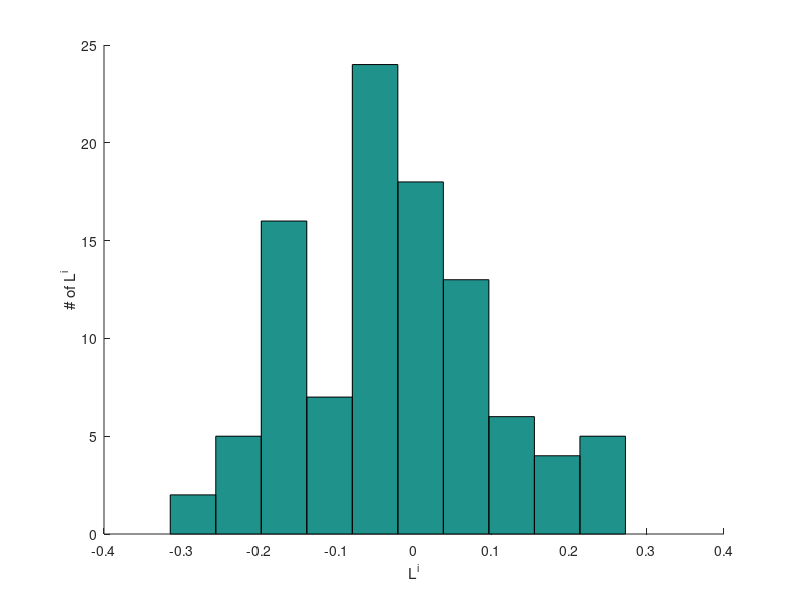

The MATLAB source for this figure:
%% Generate RF
clear; clc; clf;
resol=1;                                                % Decide the resolution of the RF
rsize=25.0;                                             % Decide the size of the RF
rspace=-rsize:resol:rsize;                              % Make a RF array with the set resolution
[xx, yy]=meshgrid(rspace,rspace);                       % Make a RF space with the set resolution

RFs=exp(-(xx.^2+yy.^2)/64).*cos(pi.*xx/12-pi/2);
RF_positive=RFs.*(RFs>0);                               % Extract RF regions with positive value
Total=sum(sum(RF_positive));                            % Add their values

Ncoef=1/Total;                                          % Select the coefficient to make the total sum 1
RFs=Ncoef*exp(-(xx.^2+yy.^2)/64).*cos(pi.*xx/12-pi/2);

%% Create Random checkerboard & Obtain Linear Response
N=100;                                                  % Select number of stimulus
L=zeros(1,N);
figure(1); hold on;
for i=1:N
    S=rand(length(rspace),length(rspace));
    S=round(S)*2-1;
    L(i)=sum(sum(S.*RFs));
end
hist(L); xlabel('L^i'); ylabel('# of L^i');